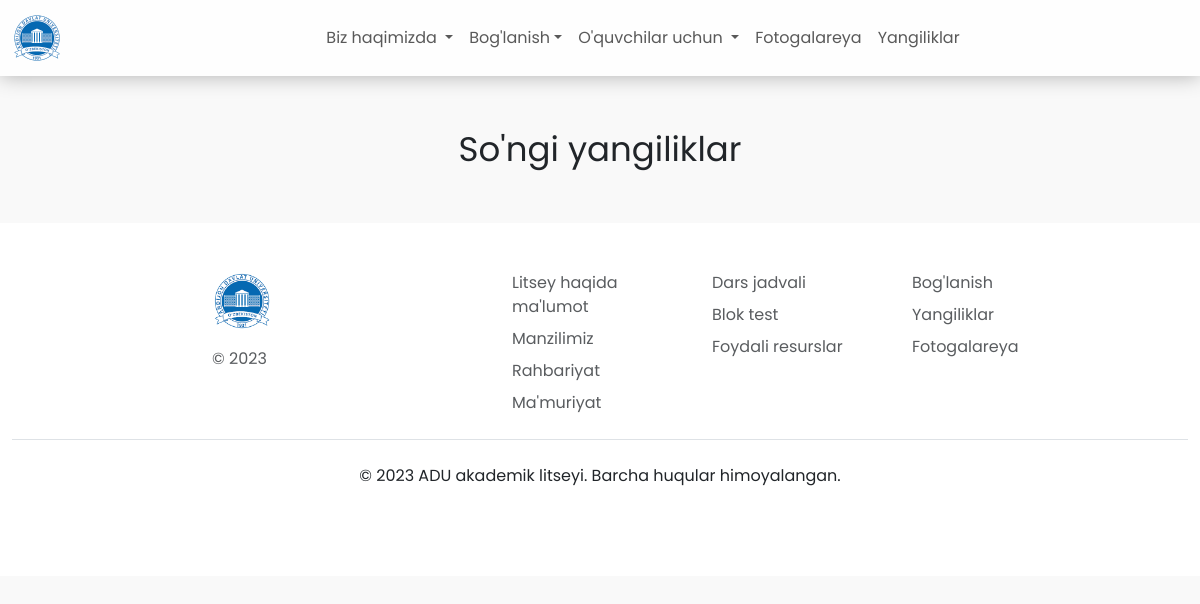
/news, run on an earlier commit of the app's database.
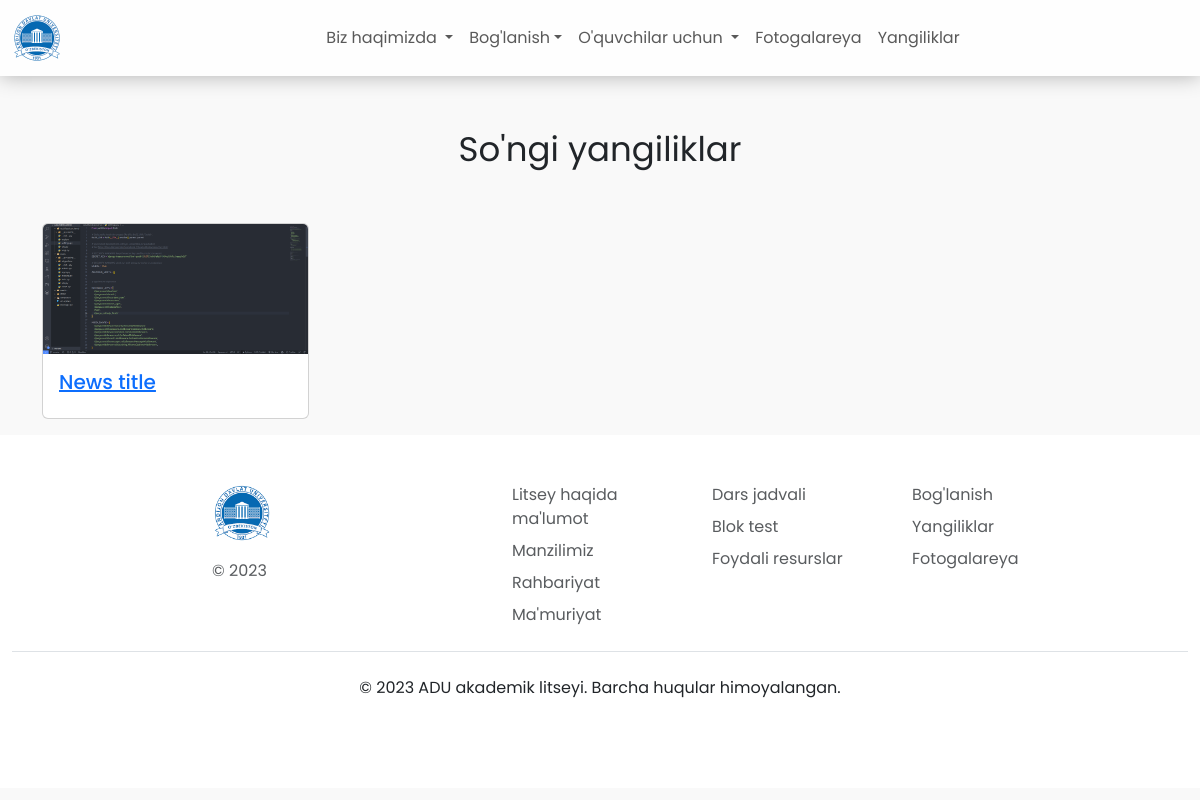
And on a later commit of the database.
### main/models.py (models this page shows, shortened)
class NewsPost(models.Model):
    NEWS_TYPE_CHOICES = (
        ('primary', 'Video'),
        ('secondary', 'Foto'),
        ('triary', 'Qonunchilik'),
    )
    title = models.CharField(max_length=255)
    little_image = models.ImageField(upload_to="media/news_post/")
    big_image = models.ImageField(upload_to='media/news_post/')
    video = models.FileField(upload_to='media/news_post/', blank=True, null=True)
    news_type = models.CharField(choices=NEWS_TYPE_CHOICES, max_length=255)
    body = QuillField()

### main/views.py (the view)
# urls.py: path('news', views.all_news, name="all_news"),
def all_news(request):
    news = models.NewsPost.objects.all()
    return render(request, 'main/all_news.html', {"news_posts": news})

### templates/main/all_news.html (shortened to what this page needs)
{% extends 'main/base.html'%}
{% block content %}
<section id="news" class="container mt-5">
  <div class="title-text mb-5">
    <span>So'ngi yangiliklar</span>
  </div>
  <div class="row g-3">
    {% for post in news_posts %}
    <div class="col-sm-12 col-md-6 col-lg-3">
      <a href="{% url 'main:single_post' post.id %}">
        <div class="card" style="overflow: hidden">
          <img src="{{ post.little_image.url }}">
          <div class="card-body">
            <h5 class="card-title">
              {{ post.title }}
            </h5>
          </div>
        </div>
      </a>
    </div>
    {% endfor %}
  </div>
</section>
{% endblock %}

What changed in the data, as far as the page shows it:
added NewsPost: little_image (picture), title "News title"
